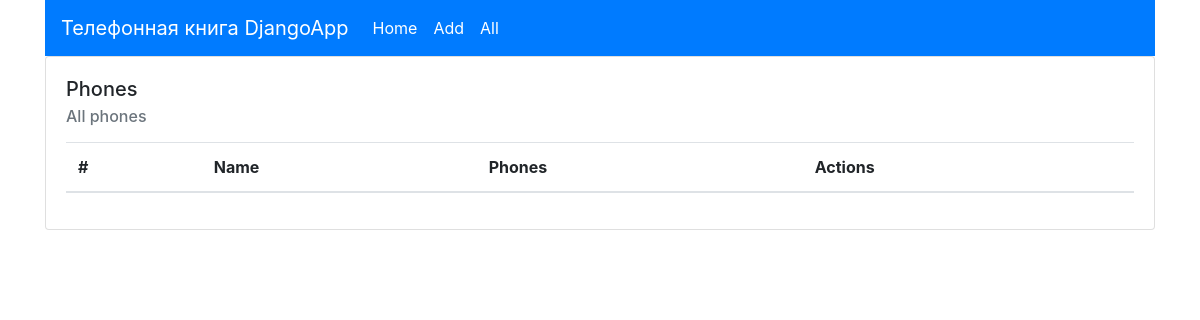
The app's page /, older data.
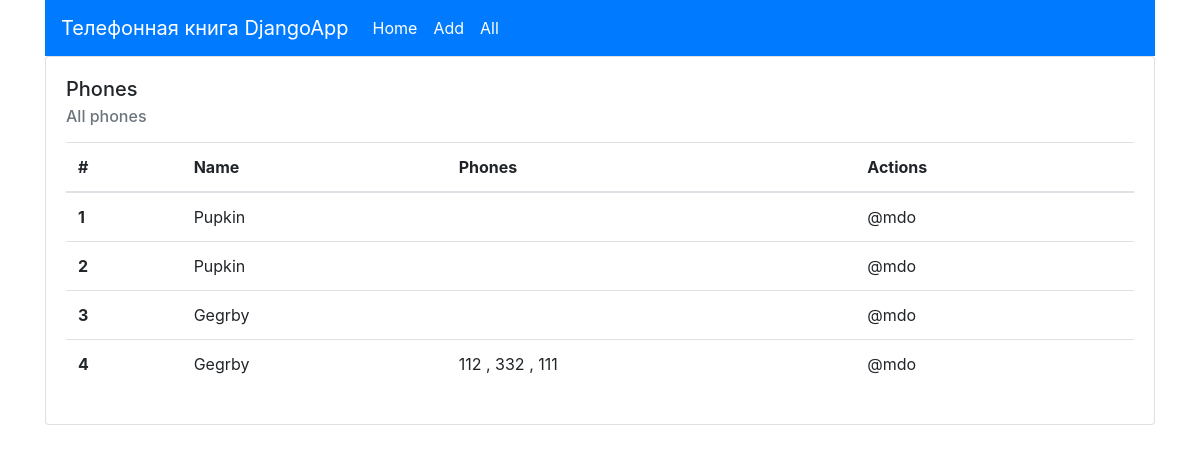
The same page, newer data.
### phonebook/models.py (models this page shows, shortened)
class Persone(models.Model):
    name = models.CharField("Contact name", max_length=70)
    def all_phones_to_string(self):
        return ", ".join([phone.phone for phone in self.phones.all()])

class Phone(models.Model):
    phone = models.CharField(
        verbose_name="Phone",
        max_length=12
    )
    contact = models.ForeignKey(
        Persone,
        related_name="phones",
        on_delete=models.CASCADE
    )

### phonebook/views.py (the view)
# urls.py: path('', HomePageView.as_view(), name='home')
class HomePageView(TemplateView):
    template_name="phonebook/home.html"
    def get_context_data(self, **kwargs):
        context = super().get_context_data(**kwargs)
        search_by = self.request.GET.get('search_by')
        query = self.request.GET.get('query')
        search_message = 'All phones'
        if search_by in ['phone', 'name'] and search_by:
            if search_by == 'name':
                persons = Persone.objects.filter(name=query)
                search_message = f'Searching for "name" by "{query}"'
            else:
                persons = Persone.objects.filter(phones__phone=query)
                search_message = f'Searching for "phones" by "{query}"'
        else:
            persons = Persone.objects.all()
        context["persons"] = persons
        context["search_message"] = search_message
        return context

### phonebook/templates/phonebook/home.html (shortened to what this page needs)
<!DOCTYPE html>
<html lang="ru">
<head>
    <link rel="stylesheet" href="https://cdn.jsdelivr.net/npm/bootstrap@4.5.3/dist/css/bootstrap.min.css">
</head>
<body>
    <div class="container">
        <nav class="navbar navbar-expand-lg navbar-dark bg-primary ">
            <a class="navbar-brand" href="{% url 'home' %}">Телефонная книга DjangoApp</a>
            <div class="navbar-collapse" id="navbarText">
                <ul class="navbar-nav mr-auto">
                    <li class="nav-item active">
                        <a class="nav-link" href="{% url 'home' %}">Home <span class="sr-only">(current)</span></a>
                    </li>
                    <li class="nav-item active">
                        <a class="nav-link" href="{% url 'add' %}">Add <span class="sr-only">(current)</span></a>
                    </li>
                    <li class="nav-item active">
                        <a class="nav-link" href="{% url 'home' %}">All <span class="sr-only">(current)</span></a>
                    </li>
                </ul>
            </div>
        </nav>
        <div class="card">
            <div class="card-body">
                <h5 class="card-title">Phones</h5>
                <h6 class="card-subtitle mb-2 text-muted">{{ search_message }}</h6>
                <p class="card-text">
                    <table class="table">
                        <thead>
                        <tr>
                            <th scope="col">#</th>
                            <th scope="col">Name</th>
                            <th scope="col">Phones</th>
                            <th scope="col">Actions</th>
                        </tr>
                        </thead>
                        <tbody>
                        {% for person in persons %}
                            <tr>
                                <th scope="row">{{ person.pk }}</th>
                                <td>{{ person.name }}</td>
                                <td>{{ person.all_phones_to_string}}</td>
                                <td>@mdo</td>
                            </tr>
                        {% endfor %}
                        </tbody>
                    </table>
                </p>
            </div>
        </div>
    </div>
</body>
</html>

Row changes from the older to the newer data that the page shows:
added Persone: pk "1", name "Pupkin"
added Persone: pk "2", name "Pupkin"
added Persone: pk "3", name "Gegrby"
added Persone: pk "4", name "Gegrby", all_phones_to_string "112 , 332 , 111"
